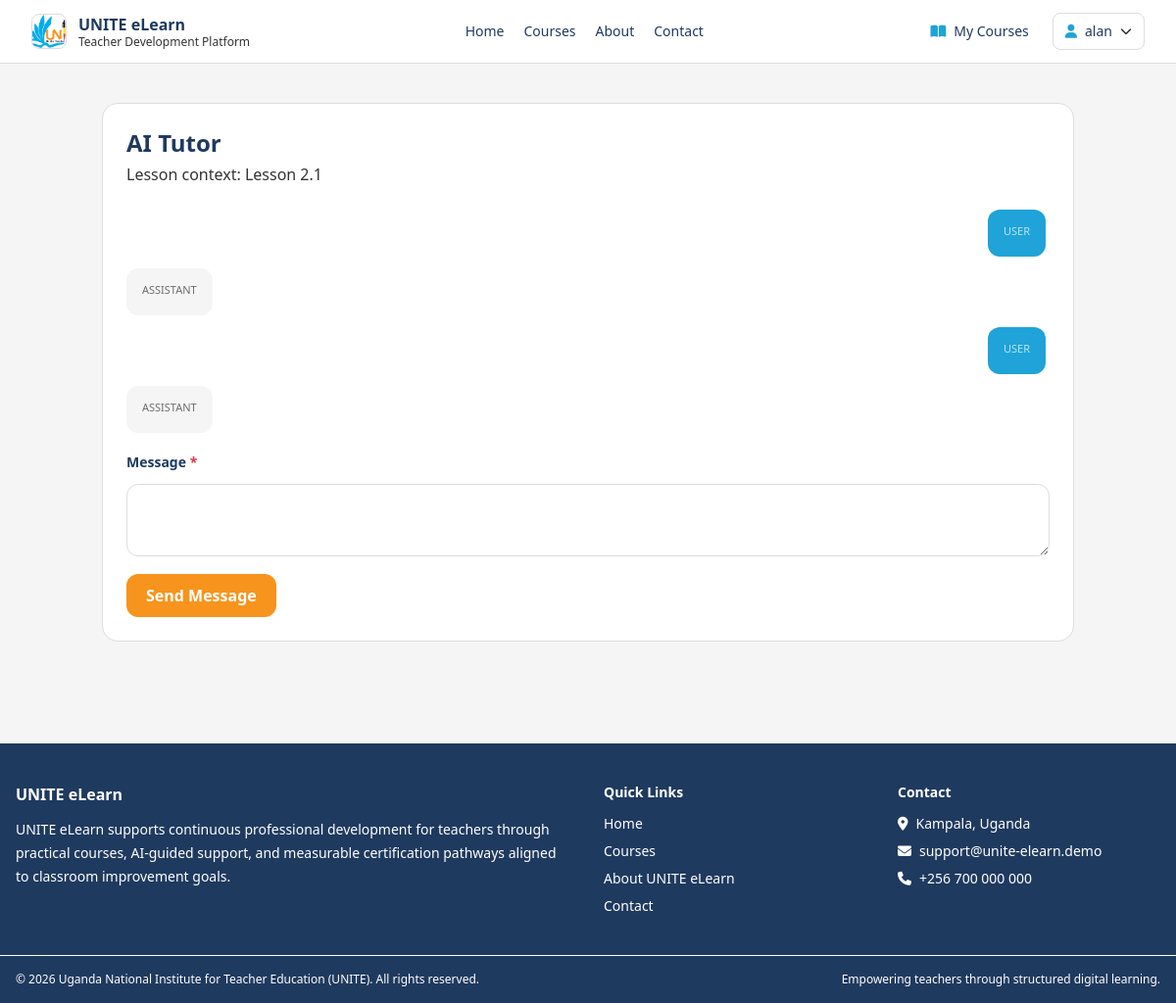
The app's page /ai/chat/?session_id=2 (signed in), older data.
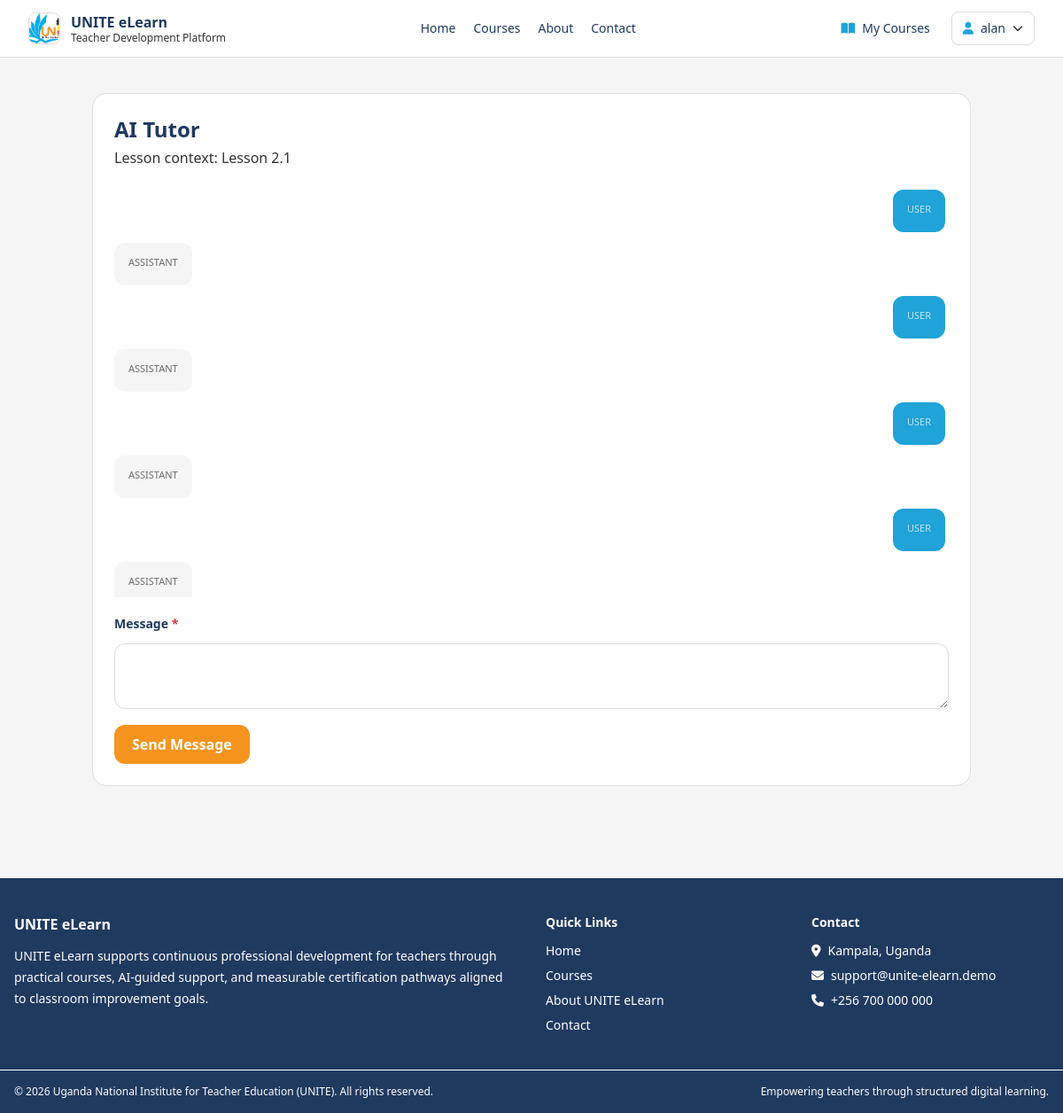
The same page, newer data.
### ai_tutor/models.py (models this page shows, shortened)
class ChatMessage(models.Model):
    ROLE_USER = "user"
    ROLE_ASSISTANT = "assistant"
    ROLE_SYSTEM = "system"
    ROLE_CHOICES = [
        (ROLE_USER, "User"),
        (ROLE_ASSISTANT, "Assistant"),
        (ROLE_SYSTEM, "System"),
    ]
    session = models.ForeignKey(ChatSession, on_delete=models.CASCADE, related_name="messages")
    role = models.CharField(max_length=20, choices=ROLE_CHOICES)
    message = models.TextField()
    created_at = models.DateTimeField(auto_now_add=True)
    class Meta:
        ordering = ["created_at"]

### ai_tutor/views.py (the view)
# urls.py: path("ai/chat/", views.ai_chat_view, name="chat"),
@login_required
def ai_chat_view(request):
    course_id = request.GET.get("course_id")
    lesson_id = request.GET.get("lesson_id")
    session_id = request.GET.get("session_id")
    course = Course.objects.filter(id=course_id).first() if course_id else None
    lesson = Lesson.objects.select_related("module", "module__course").filter(id=lesson_id).first() if lesson_id else None
    if lesson:
        course = lesson.module.course
    if course and not Enrollment.objects.filter(user=request.user, course=course).exists():
        messages.error(request, "Enroll in the course first to use this tutor context.")
        return redirect("courses:detail", slug=course.slug)
    session = _get_or_create_session(request.user, course=course, lesson=lesson, session_id=session_id)
    chat_form = AIChatForm()
    return render(
        request,
        "ai_tutor/chat.html",
        {
            "session": session,
            "messages_list": session.messages.all(),
            "chat_form": chat_form,
            "course": session.course,
            "lesson": session.lesson,
        },
    )

### ai_tutor/forms.py
class AIChatForm(forms.Form):
    message = forms.CharField(widget=forms.Textarea(attrs={"rows": 3}), max_length=2000)

### ai_tutor/views.py (called while the page is built, shortened)
def _get_or_create_session(user, course=None, lesson=None, session_id=None):
    if session_id:
        return get_object_or_404(ChatSession, id=session_id, user=user)

### ai_tutor/templates/ai_tutor/chat.html (shortened to what this page needs)
{% extends 'base.html' %}
{% block content %}
<section class="max-w-5xl mx-auto px-4 py-10">
    <div class="bg-white border border-unite-gray-300 rounded-2xl p-6">
        <h1 class="text-2xl font-bold text-unite-navy-500">AI Tutor</h1>
        <p class="text-unite-text-main mt-1">
            {% if lesson %}Lesson context: {{ lesson.title }}{% elif course %}Course context: {{ course.title }}{% else %}General teacher training support{% endif %}
        </p>
        <div id="chat-messages" class="mt-6 space-y-3 max-h-[460px] overflow-y-auto pr-1">
            {% for msg in messages_list %}
                <div class="{% if msg.role == 'user' %}text-right{% endif %}">
                    <div class="inline-block max-w-[85%] px-4 py-3 rounded-xl text-sm {% if msg.role == 'user' %}bg-unite-blue-500 text-white{% else %}bg-unite-gray-100 text-unite-text-main{% endif %}">
                        <p class="text-[11px] mb-1 opacity-70 uppercase">{{ msg.role }}</p>
                    </div>
                </div>
            {% empty %}
                <div class="text-center py-10 text-unite-text-main">
                    <i class="fa-regular fa-comments text-3xl"></i>
                    <p class="mt-2 text-sm">No messages yet. Ask your first question.</p>
                </div>
            {% endfor %}
        </div>
        <form id="chat-form" method="post" action="{% url 'ai_tutor:send' %}" class="mt-5 space-y-3">
            <div class="grid gap-3">
                {% for field in chat_form %}
                    {% include 'partials/form_field.html' with field=field %}
                {% endfor %}
            </div>
            <button type="submit" data-loading="1" class="px-5 py-2.5 rounded-xl bg-unite-orange-500 hover:bg-unite-orange-600 text-white font-semibold ">Send Message</button>
        </form>
    </div>
</section>
{% endblock %}

Row changes from the older to the newer data that the page shows:
added ChatMessage: role "USER"
added ChatMessage: role "ASSISTANT"
added ChatMessage: role "USER"
added ChatMessage: role "ASSISTANT"
